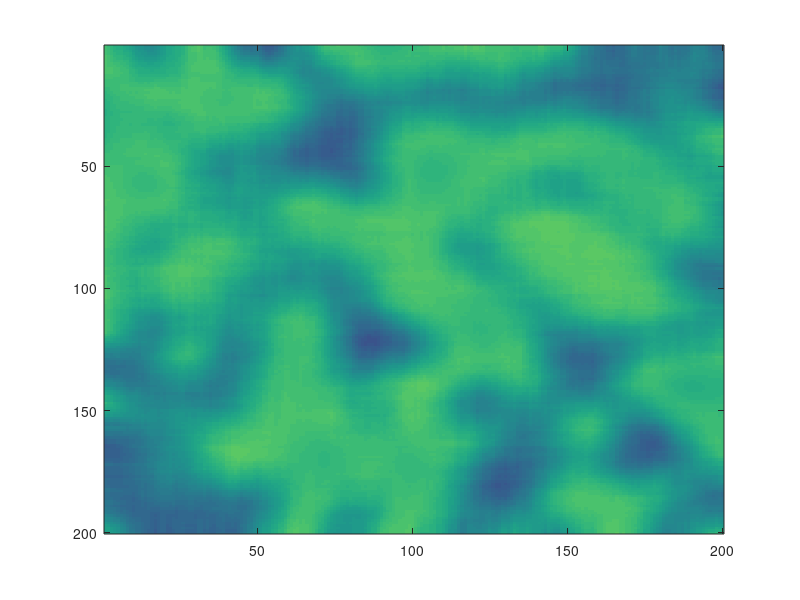
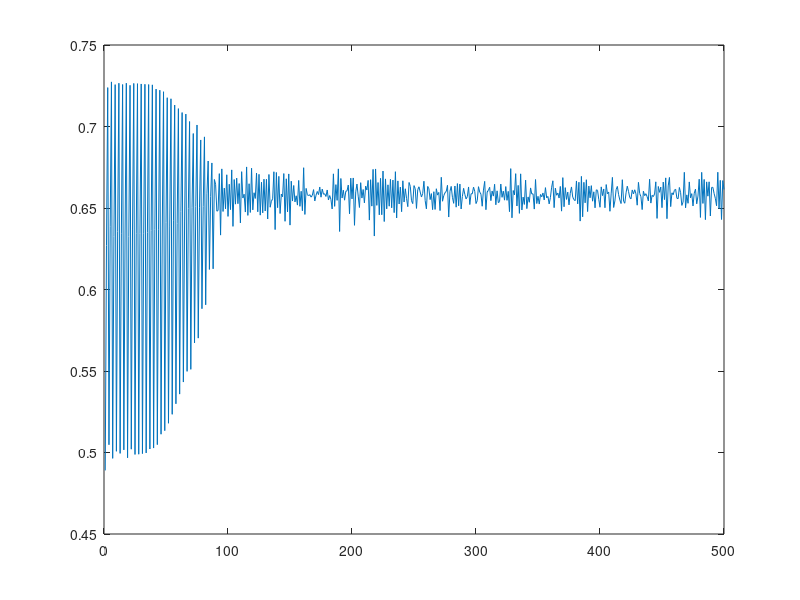

MATLAB code for these plots, in order:
close all
clear all
m=200; lt=500; %system size and numer of steps
nu=40.0; gamma=0.0; xs=0.7; rr=0.7; ab=0.001;  TT=270; at=ab*TT; %parameters

l=8; lgh=2*l+1; %parameters average 
H = fspecial('average', [lgh lgh]);
%I = imfilter(I, H);


csr=ones(m,m); sgn=zeros(lt,1); % initial csr at one in all entries. $sgn will kepp the average

for it=1:lt
 pcsr=1.0./(1.0+(xs./csr).^nu); %matris of probability function at this step
 rnb=rand(m,m); %random matrix of numbers
 sp=rnb<pcsr; %logical comaprison indicating where there is a sp. Matrix of 0 and 1. 1 means spark
 csra=csr.*(1.0-rr.*sp); %releae step
 
 %csri=conv2(csra,kernel,'same');
 csri=imfilter(csra,H,'replicate'); %average step where matlab makes the average with neighbors using matrix H
                                     %matrix H is the filter. The option
                                     %replicates gives the boundary
                                     %condition..I set it at the one by
                                     %default.
 %csri=csra;
 %csri=mean2(csra).*ones(m,m);
 uu=at*(1.0-csri); %uptake
 
 csr=csri+uu; %new csr after step
 sgn(it)=mean2(csr); %mean of the whole matrix is saved

end

 figure(1)
imagesc(csr,[0.4 0.85]);

figure(2)
plot(sgn)

